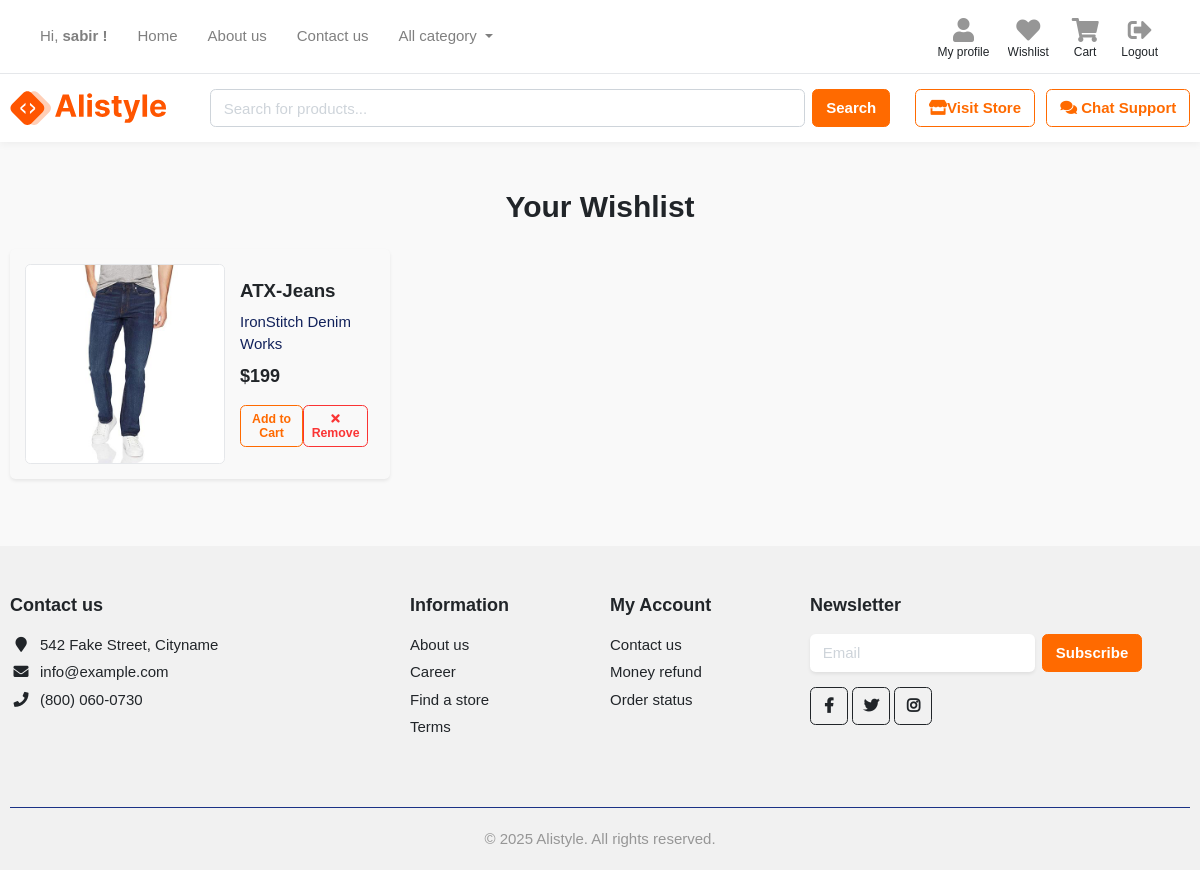
Before: /wishlist/ (signed in) with the older database file.
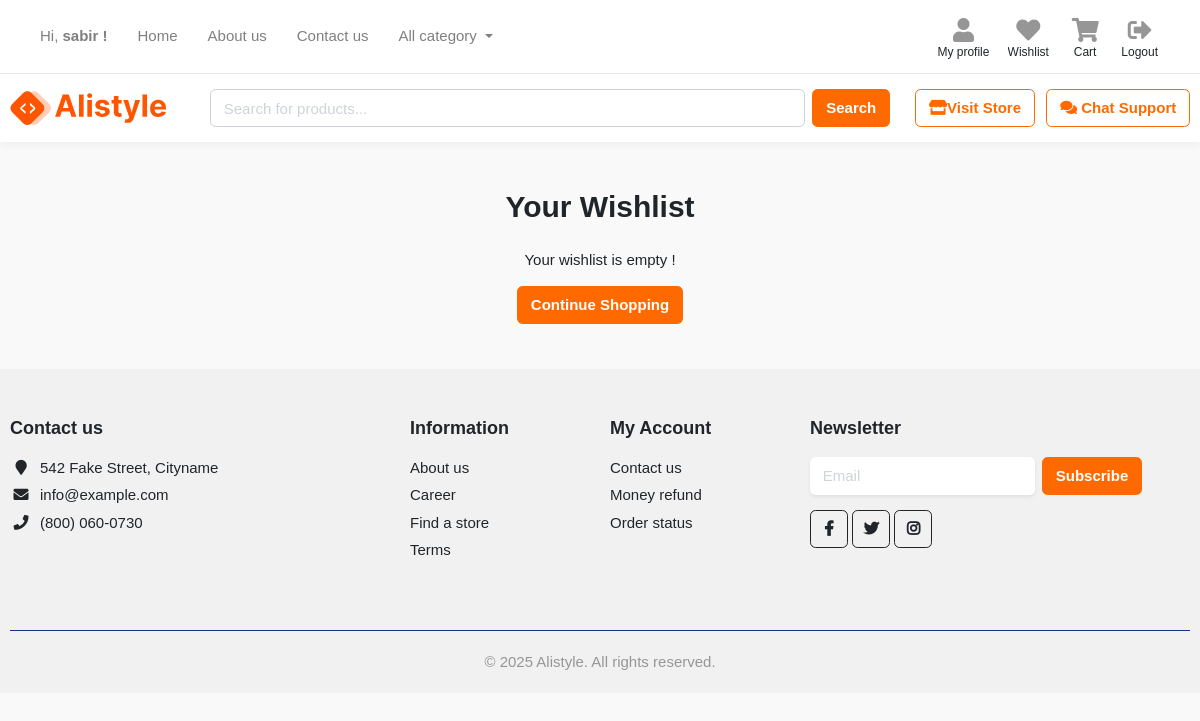
After: the same page with the newer database file.
### wishlist/models.py (models this page shows, shortened)
class Wishlist(models.Model):
    user = models.ForeignKey(User, on_delete=models.CASCADE)
    product = models.ForeignKey(Products, on_delete=models.CASCADE)
    added_at = models.DateTimeField(auto_now_add=True)

### stores/models.py (models this page shows, shortened)
class Products(models.Model):
    product_name        = models.CharField(max_length=100, unique=True)
    slug                = models.SlugField(max_length=155, unique=True)
    description         = models.TextField(max_length=255, blank=True)
    price               = models.IntegerField()
    stock               = models.IntegerField()
    images              = models.ImageField(upload_to='photos/products')
    is_available        = models.BooleanField(default=True)
    category            = models.ForeignKey(Category, on_delete=models.CASCADE)
    brand               = models.ForeignKey(Brand,blank=True, null=True, on_delete=models.CASCADE)
    created_date        = models.DateTimeField(auto_now_add=True)
    modified_date       = models.DateTimeField(auto_now=True)
    manufacturer        = models.CharField(max_length=100, blank=True)
    article_number      = models.CharField(max_length=100, blank=True, null=True)
    guarantee           = models.CharField(max_length=100, blank=True)
    class Meta:
        verbose_name = 'Product'
        verbose_name_plural = 'Products'

### wishlist/views.py (the view)
# urls.py: path('wishlist/', include('wishlist.urls')),
@login_required
def wishlist(request):
    wishlist_items = Wishlist.objects.filter(user=request.user)
    return render(request, 'store/wishlist.html', {'wishlist_items': wishlist_items})

### templates/store/wishlist.html (shortened to what this page needs)
{% extends "base.html" %}
{% load static %}
{% block content %}
<div class="container my-5">
  <h2 class="mb-4 text-center fw-bold text-dark">Your Wishlist</h2>
  {% if wishlist_items %}
  <div class="row">
    {% for item in wishlist_items %}
    <div class="col-md-6 col-lg-4 mb-4">
      <figure class="itemside shadow-sm rounded  text-dark p-3 h-100">
        <div class="aside text-center">
          <img src="{{ item.product.images.url }}" alt="{{ item.product.product_name }}" class="border img-fluid rounded" style="max-height: 200px; object-fit: cover;">
        </div>
        <figcaption class="info mt-3">
          <h5 class="fw-bold">{{ item.product.product_name }}</h5>
          <p class="mb-2 text-secondary">{{ item.product.manufacturer }}</p>
          <p class="price text-dark fw-bold mb-3">${{ item.product.price }}</p>
          <div class="d-flex justify-content-between">
            <a href="{% url 'move_to_cart' item.product.id %}" class="btn btn-sm btn-outline-primary">Add to Cart</a>
            <a href="{% url 'remove_from_wishlist' item.product.id %}" class="btn btn-sm btn-outline-danger" data-bs-toggle="tooltip" title="Remove from wishlist">
              <i class="fa fa-times"></i> Remove
            </a>
          </div>
        </figcaption>
      </figure>
    </div>
    {% endfor %}
  </div>
  {% else %}
  <div class="text-center text-dark">
    <p>Your wishlist is empty !</p>
    <a href="{% url 'store' %}" class="btn btn-primary">Continue Shopping</a>
  </div>
  {% endif %}
</div>
{% endblock %}

### templates/base.html (shortened to what this page needs)
{% load static %}
<!DOCTYPE html>
<html lang="en">
  <head>
    <link href="{% static 'css/bootstrap.css' %}" rel="stylesheet" type="text/css" />
    <link href="{% static 'fonts/fontawesome/css/all.min.css' %}" rel="stylesheet" type="text/css" />
    <link href="{% static 'css/ui.css' %}" rel="stylesheet" type="text/css" />
    <link href="{% static 'css/responsive.css' %}" rel="stylesheet" type="text/css" />
  </head>
  <body>
    <header class="section-header">
      <nav class="navbar navbar-expand-sm navbar-light border-bottom">
        <div class="container">
          <div class="collapse navbar-collapse" id="navbarTop4">
            <ul class="navbar-nav mr-auto">
              <li class="nav-item"><span class="nav-link">Hi, <b>{{user.username}} !</b>
              <li class="nav-item"><a class="nav-link" href="{% url 'home' %}">Home</a></li>
              <li class="nav-item"><a class="nav-link" href="{% url 'home' %}">About us</a></li>
              <li class="nav-item"><a class="nav-link" href="{% url 'home' %}">Contact us</a></li>
                <div class="dropdown">
                    <li class="nav-link dropdown-toggle" data-toggle="dropdown" aria-haspopup="true" aria-expanded="false">
                         All category
                    </li>
                   </div>
            </ul>
             <div class="col-xl-4 col-lg-5 col-md-6">
                <div class="widgets-wrap float-md-right">
                  <div class="widget-header">
                    <a href="{% url 'login_view' %}" class="widget-view">
                      <div class="icon-area">
                        <i class="fa fa-user"></i>
                      </div>
                      <small class="text"> My profile </small>
                    </a>
                  </div>
                  <div class="widget-header">
                    <a href="{% url 'wishlist' %}" class="widget-view">
                      <div class="icon-area">
                        <i class="fas fa-heart"></i>
                      </div>
                      <small class="text"> Wishlist </small>
                    </a>
                  </div>
                  <div class="widget-header">
                    <a href="{% url 'cart' %}" class="widget-view">
                      <div class="icon-area">
                        <i class="fa fa-shopping-cart"></i>
                      </div>
                      <small class="text"> Cart </small>
                    </a>
                  </div>
                  <div class="widget-header">
                    <a href="{% url 'logout_view' %}" class="widget-view">
                      <div class="icon-area">
                        <i class="fas fa-sign-out-alt"></i>
                      </div>
                      <small class="text"> Logout </small>
                    </a>
                  </div>
                </div>
	           </div>
          </div>
        </div>
      </nav>
      <div class="container">
        <section class="header-main py-3">
          <div class="row align-items-center">
            <div class="col-lg-2 col-md-3 col-6">
              <a href="{% url 'home' %}" class="brand-wrap">
                <img class="logo" src="{% static 'images/logo.svg' %}" alt="Alistyle Logo" />
              </a>
            </div>
            <div class="col-lg-7 col-md-6 col-12">
              <form action="{% url 'search' %}" method="GET" class="form-inline w-100">
                <input type="text" name="keyword" class="form-control flex-grow-1" placeholder="Search for products..." />
                <button class="btn btn-primary ml-2" type="submit">Search</button>
              </form>
            </div>
            <div class="col-lg-3 col-md-3 col-6 text-right">
              <button class="btn btn-outline-primary mr-2" onclick="window.location='{% url 'store' %}'">
                 <i class="fa fa-store"></i>Visit Store
              </button>
              <button class="btn btn-outline-primary" onclick="window.location='{% url 'store' %}'">
                <i class="fa fa-comments"></i> Chat Support
              </button>
            </div>
          </div>
        </section>
      </div>
    </header>
    {% block content %}{% endblock %}
    <footer class="section-footer text-dark mt-5">
      <div class="container">
        <section class="footer-top padding-y-lg">
          <div class="row">
            <aside class="col-md-4">
              <h5 class="title">Contact us</h5>
              <ul class="list-icon">
                <li><i class="icon fa fa-map-marker"></i> 542 Fake Street, Cityname</li>
                <li><i class="icon fa fa-envelope"></i> info@example.com</li>
                <li><i class="icon fa fa-phone"></i> (800) 060-0730</li>
              </ul>
            </aside>
            <aside class="col-md col-6">
              <h5 class="title">Information</h5>
              <ul class="list-unstyled">
                <li><a href="#">About us</a></li>
                <li><a href="#">Career</a></li>
                <li><a href="#">Find a store</a></li>
                <li><a href="#">Terms</a></li>
              </ul>
            </aside>
            <aside class="col-md col-6">
              <h5 class="title">My Account</h5>
              <ul class="list-unstyled">
                <li><a href="#">Contact us</a></li>
                <li><a href="#">Money refund</a></li>
                <li><a href="#">Order status</a></li>
              </ul>
            </aside>
            <aside class="col-md-4">
              <h5 class="title">Newsletter</h5>
              <form class="form-inline mb-3">
                <input type="text" placeholder="Email" class="form-control border-0 shadow-sm" />
                <button class="btn btn-primary ml-2">Subscribe</button>
              </form>
              <div>
                <a href="#" class="btn btn-icon btn-outline-dark"><i class="fab fa-facebook-f"></i></a>
                <a href="#" class="btn btn-icon btn-outline-dark"><i class="fab fa-twitter"></i></a>
                <a href="#" class="btn btn-icon btn-outline-dark"><i class="fab fa-instagram"></i></a>
              </div>
            </aside>
          </div>
        </section>
        <section class="footer-bottom text-center mt-3">
          <p class="text-muted mb-0">&copy; 2025 Alistyle. All rights reserved.</p>
        </section>
      </div>
    </footer>
  </body>
</html>

### static/css/ui.css (style rules this page uses)
html { font-family:'Inter', sans-serif;font-size:15px }
.padding-y-lg { padding-top:48px;padding-bottom:48px }
p:last-child { margin-bottom:0 }
.section-header { background-color:#fff;-webkit-box-shadow:0 0 3px rgba(51,51,51,0.15);box-shadow:0 0 3px rgba(51,51,51,0.15) }
.header-main { position:relative;padding-top:1rem;padding-bottom:1rem }
.brand-wrap .logo,.navbar-brand .logo { margin-right:7px;max-height:34px;display:inline-block }
.widget-header { display:inline-block;vertical-align:middle;position:relative }
.widget-header .widget-view { padding:5px 7px;display:inline-block;position:relative;text-align:center }
.widget-header .icon-area { font-size:24px;display:inline-block;width:36px;height:30px;color:#969696 }
.widget-header .text { max-width:80px;overflow:hidden;text-overflow:ellipsis;white-space:nowrap;display:block;line-height:1.2 }
.widget-header a { color:#212529 }
.section-footer ul li { margin-bottom:5px }
.section-footer ul a { color:inherit }
.section-footer .title { font-weight:600;margin-bottom:16px;font-size:18px }
.footer-bottom { padding-top:20px;padding-bottom:20px;border-top:1px solid #1a3286 }
.btn-icon { width:calc(1.5em + .9rem + 2px);text-align:center;padding-left:0;padding-right:0 }
.btn-icon i { line-height:1 }
[class*="list-"] li:after { visibility:hidden;display:block;content:"";overflow:hidden;height:0;clear:both }
.list-icon { list-style:none;padding-left:0 }
.list-icon li { margin-bottom:7px;position:relative;padding-left:30px }
.list-icon .icon { width:22px;margin-right:15px;vertical-align:middle;text-align:center;position:absolute;top:3px;left:0 }
body { background-color:#f6f7f9 }

### templates/base.html (style rules this page uses)
body { background-color: #f9f9f9; color: #333; font-family: "Poppins", sans-serif; }
header.section-header { background: #fff; box-shadow: 0 2px 8px rgba(0, 0, 0, 0.05); }
footer.section-footer { background: #f1f1f1; color: #333; }
footer a { color: #007bff; text-decoration: none; }

Changed rows visible on the page:
removed Wishlist: product.images (picture), product.product_name "ATX-Jeans", product.manufacturer "IronStitch Denim Works", product.price "199"
Other visible differences:
text now shown: "Your wishlist is empty ! Continue Shopping"
